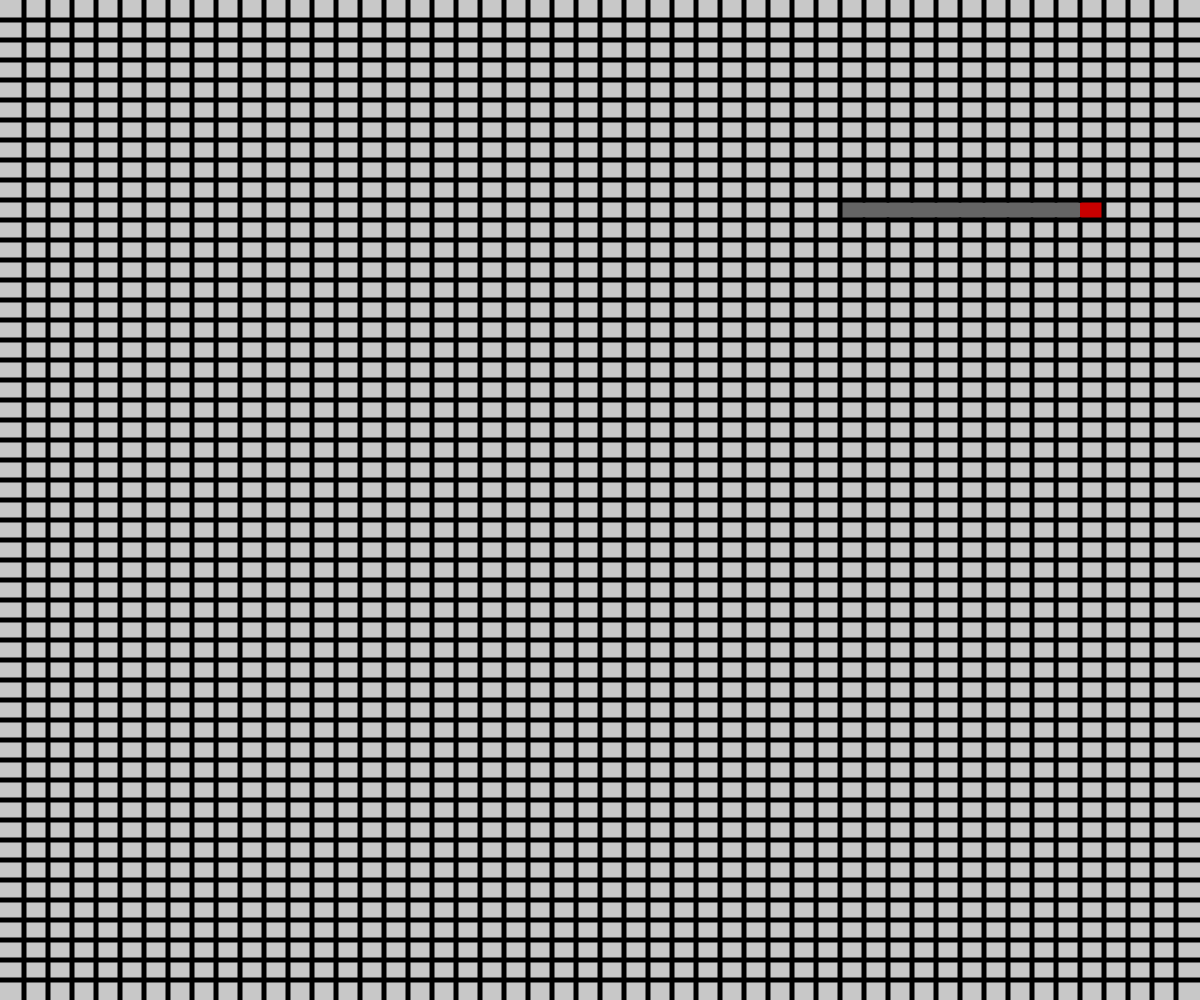
Frame 1 (no input)
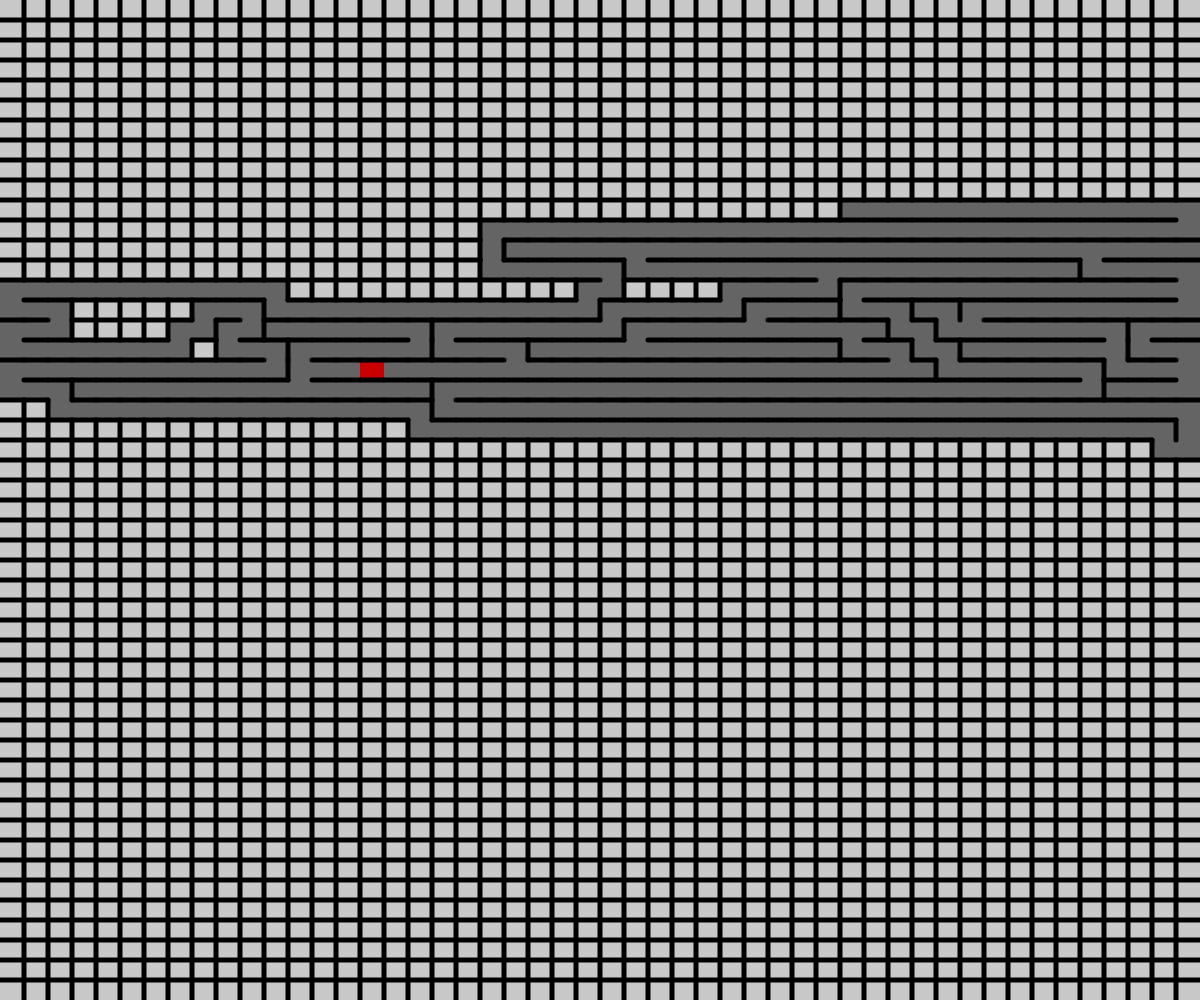
Frame 60 (no input)
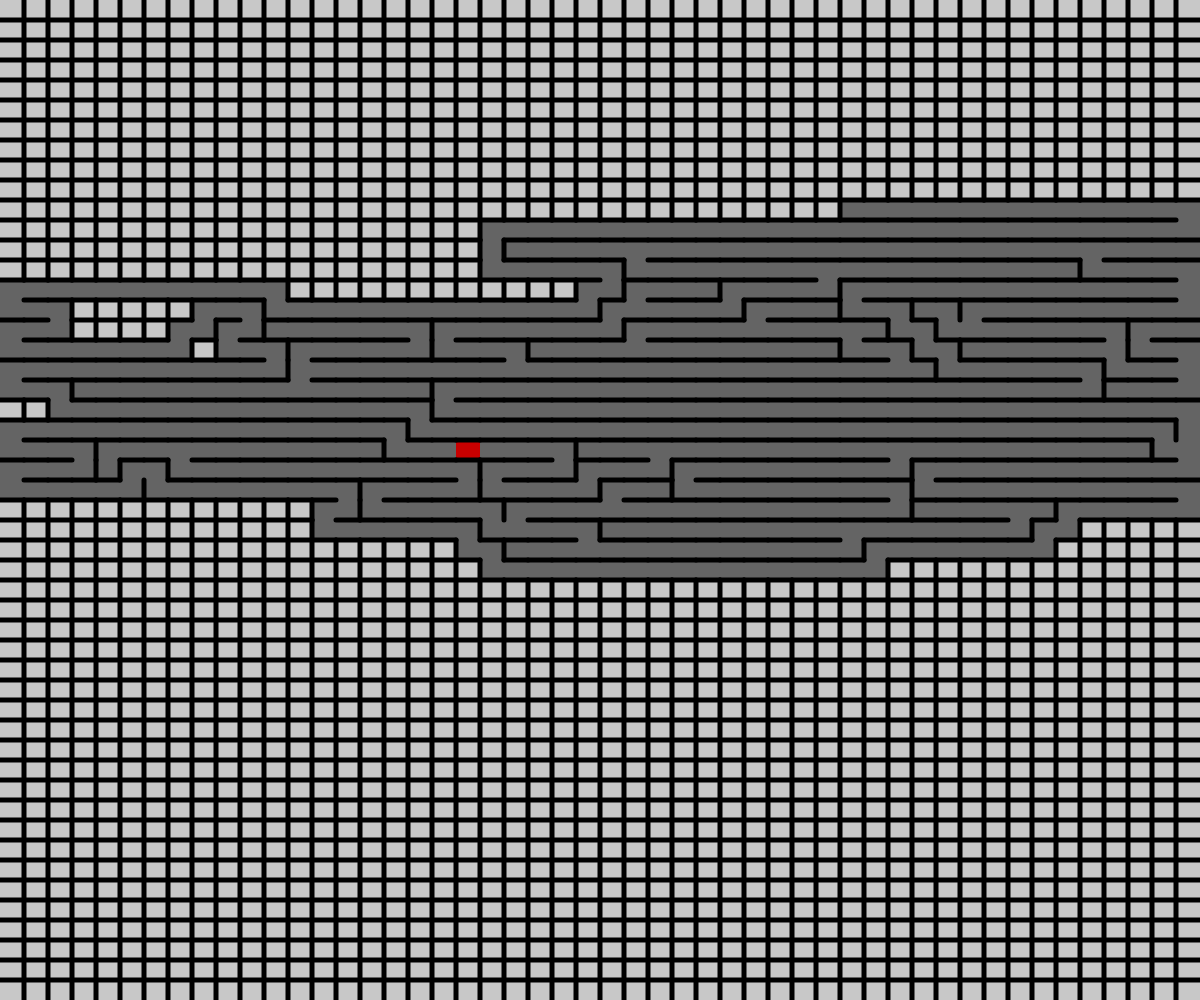
Frame 120 (the mouse pressed at the canvas centre since frame 60)

The p5.js sketch that drew these frames (run headless with seeded random() and noise() and a simulated clock; from frame 60 on, the mouse is pressed at the canvas centre):

// p5.js sketch
// ── sketch.js

// TODO:
// weights
// UI
// circular
// other algorithms

class Cell {
  constructor(x, y){
    this.x = x;
    this.y = y;
    this.visited = false;
    this.walls = [];
    this.cells = [];
  }

  addWall(wall){
    this.walls.push(wall);
  }
  addCell(cell){
    this.cells.push(cell);
  }

  getUnvisitedCells(){
    let out = [];
    for(let cell of this.cells){
      if(cell.visited){ continue; }
      out.push(cell);
      if(cell.y==this.y){
        out.push(cell);
        out.push(cell);
        out.push(cell);
        out.push(cell);
        out.push(cell);
        out.push(cell);
        out.push(cell);
        out.push(cell);
        out.push(cell);
        out.push(cell);
        out.push(cell);
        out.push(cell);
        out.push(cell);
        out.push(cell);
        out.push(cell);
        out.push(cell);
      }
    }
    return out;
  }
}
class Wall {
  constructor(cell1, cell2){
    this.cell1 = cell1;
    this.cell2 = cell2;
    this.exists = true;
  }
}

class Grid {
  constructor(w, h){
    this.w = w;
    this.h = h;
    this.reset();
  }
  reset(){
    this.cells = [];
    for(let x = 0; x < this.w; x++){
      this.cells[x] = [];
      for(let y = 0; y < this.h; y++){
        this.cells[x][y] = new Cell(x, y);
      }
    }
    for(let x = 0; x < this.w; x++){
      for(let y = 0; y < this.h; y++){
        if(x != 0){ this.cells[x][y].addCell(this.cells[x-1][y]); }
        if(y != 0){ this.cells[x][y].addCell(this.cells[x][y-1]); }
        if(x != this.w-1){ this.cells[x][y].addCell(this.cells[x+1][y]); }
        if(y != this.h-1){ this.cells[x][y].addCell(this.cells[x][y+1]); }
      }
    }

    this.hWalls = [];
    for(let x = 0; x < this.w-1; x++){
      this.hWalls[x] = [];
      for(let y = 0; y < this.h; y++){
        this.hWalls[x][y] = new Wall(this.cells[x][y], this.cells[x+1][y]);
      }
    }

    this.vWalls = [];
    for(let x = 0; x < this.w; x++){
      this.vWalls[x] = [];
      for(let y = 0; y < this.h-1; y++){
        this.vWalls[x][y] = new Wall(this.cells[x][y], this.cells[x][y+1]);
      }
    }
  }

  getWallBetweenCells(c1, c2){
    return this.getWallBetween(c1.x, c1.y, c2.x, c2.y);
  }
  getWallBetween(x1, y1, x2, y2){
    let xMin = min(x1, x2);
    let xMax = max(x1, x2);
    let yMin = min(y1, y2);
    let yMax = max(y1, y2);

    if(xMin == xMax){
      return this.vWalls[xMin][yMin];
    }else{
      return this.hWalls[xMin][yMin];
    }
  }

  displayCells(){
    let cw = width/this.w;
    let ch = height/this.h;


    noStroke();

    for(let x = 0; x < this.w; x++){
      for(let y = 0; y < this.h; y++){
        if(this.cells[x][y].visited){
          fill(100);
        }else{
          fill(200);
        }
        rect(x*cw, y*ch, cw, ch);
      }
    }
  }
  displayWalls(){
    let cw = width/this.w;
    let ch = height/this.h;

    stroke(0);
    strokeWeight(5);

    for(let x = 0; x < this.w-1; x++){
      for(let y = 0; y < this.h; y++){
        if(this.hWalls[x][y].exists){
          line((x+1)*cw, y*ch, (x+1)*cw, (y+1)*ch);
        }
      }
    }

    for(let x = 0; x < this.w; x++){
      for(let y = 0; y < this.h-1; y++){
        if(this.vWalls[x][y].exists){
          line(x*cw, (y+1)*ch, (x+1)*cw, (y+1)*ch);
        }
      }
    }
  }
}

class RandomizedDFS {
  constructor(grid){
    this.grid = grid;
    let x = int(random(grid.w));
    let y = int(random(grid.h));
    this.stack = [grid.cells[x][y]];
    this.stack[0].visited = true;
  }

  step(){
    if(this.stack.length == 0){ return; }

    let unvisited = this.stack[0].getUnvisitedCells();
    if(unvisited.length > 0){
      let curr = this.stack[0];
      let next = unvisited[int(random(unvisited.length))];
      this.grid.getWallBetweenCells(curr, next).exists = false;
      next.visited = true;
      this.stack.splice(0, 0, next);
    }else{
      this.stack.splice(0, 1);
    }
  }

  display(){
    if(this.stack.length == 0){ return; }

    fill(200, 0, 0);
    noStroke();

    let cw = width/this.grid.w;
    let ch = height/this.grid.h;
    rect(this.stack[0].x*cw, this.stack[0].y*ch, cw, ch);
  }
}




let grid;
let solver;
function setup() {
  createCanvas(windowWidth, windowHeight);
  frameRate(60);
  grid = new Grid(50, 50);
  solver = new RandomizedDFS(grid);
}

function draw() {
  for(let i = 0; i < 10; i++){
    solver.step();
  }

  grid.displayCells();
  solver.display();
  grid.displayWalls();
}

function windowResized() {
  resizeCanvas(windowWidth, windowHeight);
}

// ── noscrollbars.css

body {
  overflow: hidden; /* Hide scrollbars */
}
